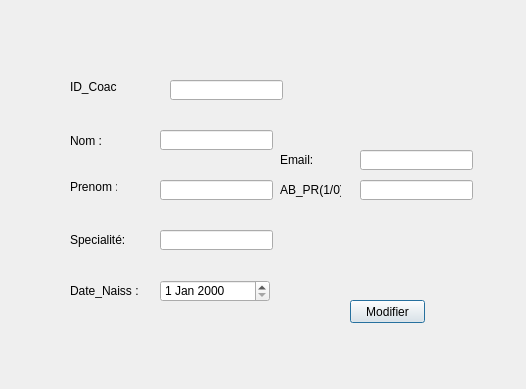
<?xml version="1.0" encoding="UTF-8"?>
<ui version="4.0">
 <class>modifiercoach</class>
 <widget class="QDialog" name="modifiercoach">
  <property name="geometry">
   <rect>
    <x>0</x>
    <y>0</y>
    <width>526</width>
    <height>389</height>
   </rect>
  </property>
  <property name="windowTitle">
   <string>Dialog</string>
  </property>
  <widget class="QLabel" name="label_15">
   <property name="geometry">
    <rect>
     <x>280</x>
     <y>150</y>
     <width>41</width>
     <height>20</height>
    </rect>
   </property>
   <property name="text">
    <string>Email:</string>
   </property>
  </widget>
  <widget class="QLabel" name="label_16">
   <property name="geometry">
    <rect>
     <x>280</x>
     <y>180</y>
     <width>61</width>
     <height>20</height>
    </rect>
   </property>
   <property name="text">
    <string>AB_PR(1/0):</string>
   </property>
  </widget>
  <widget class="QPushButton" name="ModifierCoach">
   <property name="geometry">
    <rect>
     <x>350</x>
     <y>300</y>
     <width>75</width>
     <height>23</height>
    </rect>
   </property>
   <property name="text">
    <string>Modifier</string>
   </property>
  </widget>
  <widget class="QLineEdit" name="ID_Coach_2">
   <property name="geometry">
    <rect>
     <x>170</x>
     <y>80</y>
     <width>113</width>
     <height>20</height>
    </rect>
   </property>
  </widget>
  <widget class="QLabel" name="label_10">
   <property name="geometry">
    <rect>
     <x>70</x>
     <y>130</y>
     <width>51</width>
     <height>21</height>
    </rect>
   </property>
   <property name="text">
    <string>Nom :</string>
   </property>
  </widget>
  <widget class="QLineEdit" name="Nom_2">
   <property name="geometry">
    <rect>
     <x>160</x>
     <y>130</y>
     <width>113</width>
     <height>20</height>
    </rect>
   </property>
  </widget>
  <widget class="QLabel" name="label_11">
   <property name="geometry">
    <rect>
     <x>70</x>
     <y>280</y>
     <width>71</width>
     <height>21</height>
    </rect>
   </property>
   <property name="text">
    <string>Date_Naiss :</string>
   </property>
  </widget>
  <widget class="QDateEdit" name="Date_Naiss_2">
   <property name="geometry">
    <rect>
     <x>160</x>
     <y>280</y>
     <width>110</width>
     <height>22</height>
    </rect>
   </property>
  </widget>
  <widget class="QLabel" name="label_13">
   <property name="geometry">
    <rect>
     <x>70</x>
     <y>80</y>
     <width>47</width>
     <height>14</height>
    </rect>
   </property>
   <property name="text">
    <string>ID_Coach</string>
   </property>
  </widget>
  <widget class="QLineEdit" name="Email_2">
   <property name="geometry">
    <rect>
     <x>360</x>
     <y>150</y>
     <width>113</width>
     <height>20</height>
    </rect>
   </property>
  </widget>
  <widget class="QLineEdit" name="Specialite_2">
   <property name="geometry">
    <rect>
     <x>160</x>
     <y>230</y>
     <width>113</width>
     <height>20</height>
    </rect>
   </property>
  </widget>
  <widget class="QLabel" name="label_12">
   <property name="geometry">
    <rect>
     <x>70</x>
     <y>230</y>
     <width>61</width>
     <height>20</height>
    </rect>
   </property>
   <property name="text">
    <string>Specialité:</string>
   </property>
  </widget>
  <widget class="QLineEdit" name="AB_PR_2">
   <property name="geometry">
    <rect>
     <x>360</x>
     <y>180</y>
     <width>113</width>
     <height>20</height>
    </rect>
   </property>
  </widget>
  <widget class="QLineEdit" name="Prenom_2">
   <property name="geometry">
    <rect>
     <x>160</x>
     <y>180</y>
     <width>113</width>
     <height>20</height>
    </rect>
   </property>
  </widget>
  <widget class="QLabel" name="label_14">
   <property name="geometry">
    <rect>
     <x>70</x>
     <y>180</y>
     <width>47</width>
     <height>14</height>
    </rect>
   </property>
   <property name="text">
    <string>Prenom :</string>
   </property>
  </widget>
 </widget>
 <resources/>
 <connections/>
</ui>
